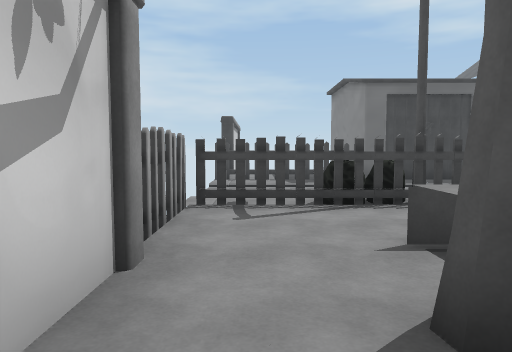
view 1 (above)

16 first-person views from a walk through a Unity game level. The camera is 1.4 m above the floor, tilts 4° down and sees 70° across. The floor is counted in squares, 2 m on a side. Each view is taken from the middle of a square. On the plan, view 1 faces up. The plan holds only what a view shows up to about 11 squares ahead; the rest is blank. The place goes on beyond the plan. Some animated figures are not drawn. Some surface patterns are stand-ins.

view 2
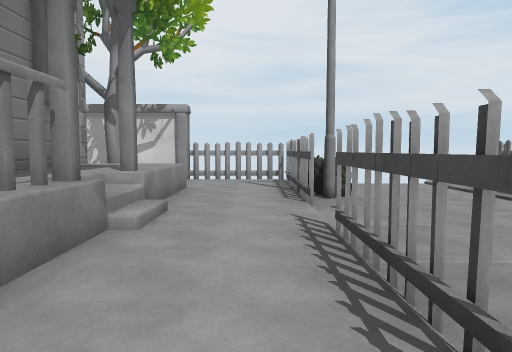

view 3
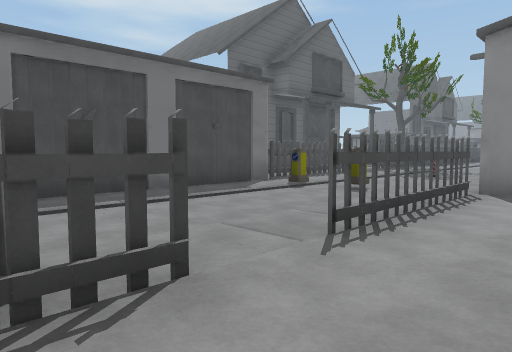

view 4
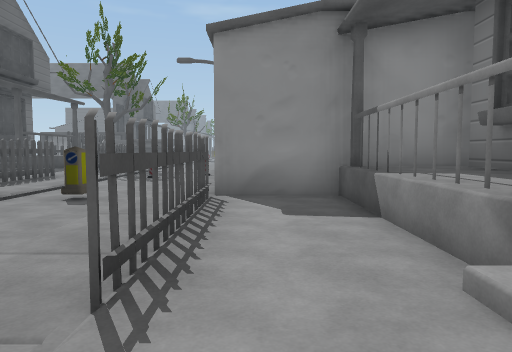

view 5
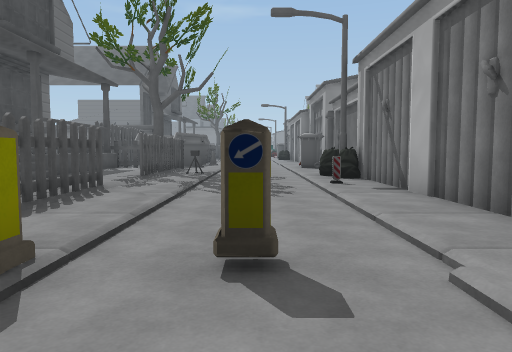

view 6
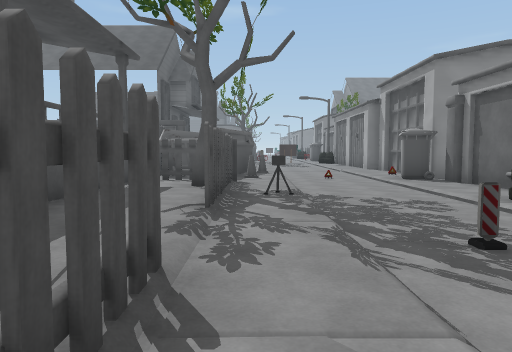

view 7
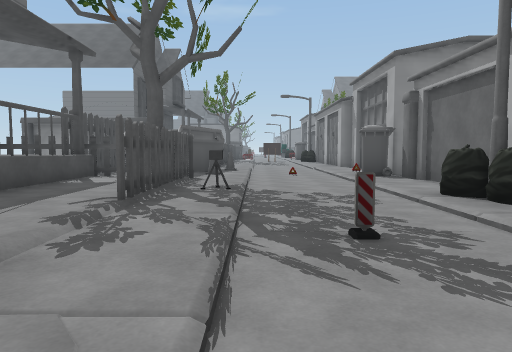

view 8
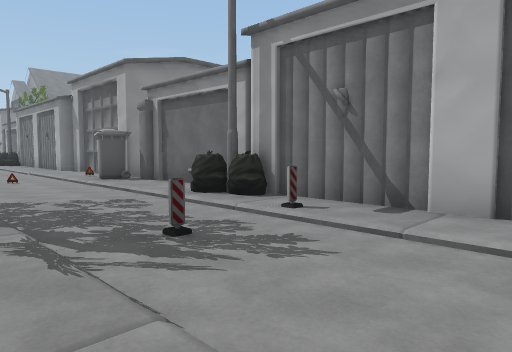

view 9
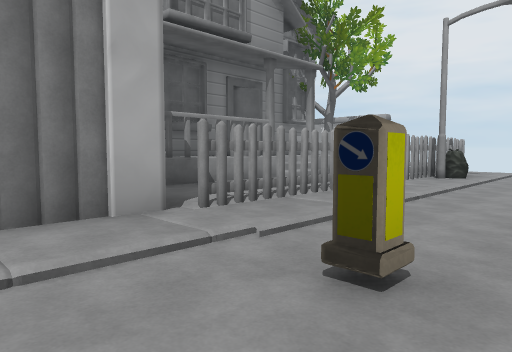

view 10
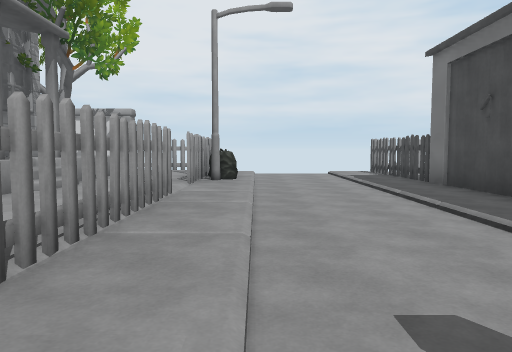

view 11
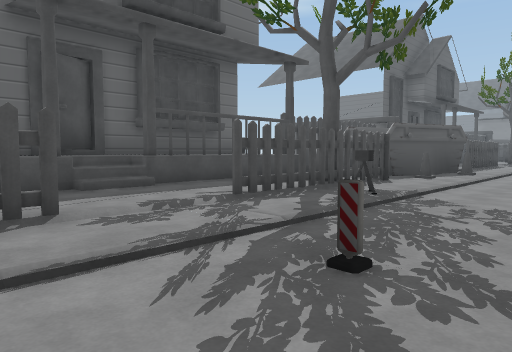

view 12
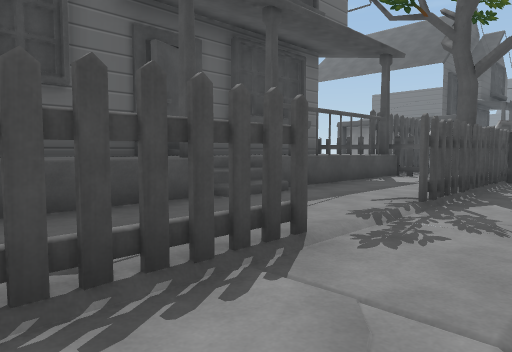

view 13
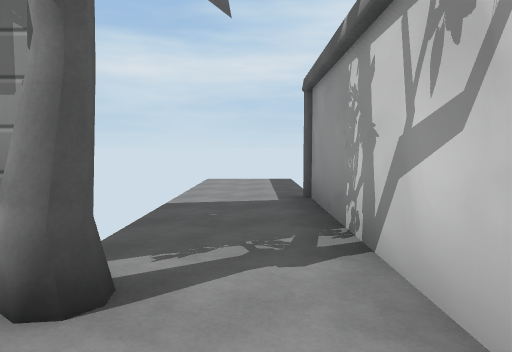

view 14
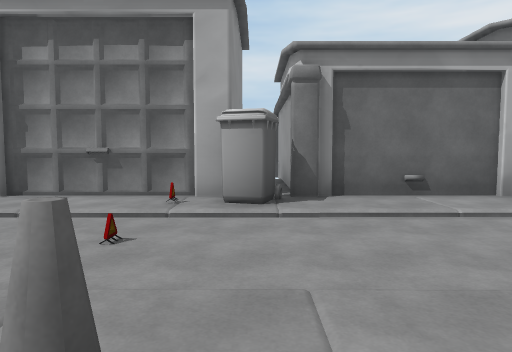

view 15
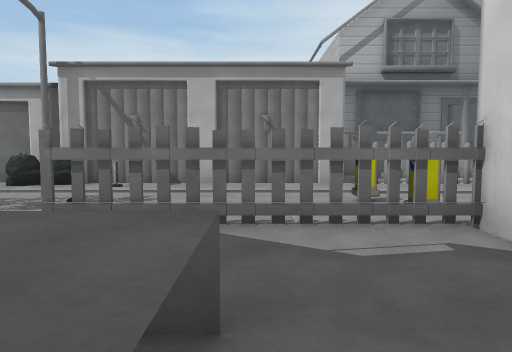

view 16
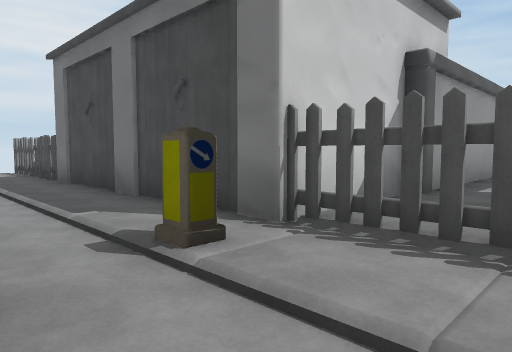

### Floor plan
Key: @ floor where view 1 was taken; # wall or solid block; x gap in a wall; . main floor; - floor 0.25 m lower than the main floor; : floor 1 m higher than the main floor; / step, stairs or slope; = window, fence, low wall or low ledge; O other object.
Columns run from 1 left of view 1 to 22 right of it. Each row starts with its distance up from view 1.
 16           #
 15           #
 14           #.  #######
 13           #./:::::::####
 12           #./::#/#=##...
 11 #   #     /........./.#
 10 ##xx#######xxx#..##O#.##
  9  .................O...OO
  8  /////////O/////////////
  7  ---------O----O------/-
  6  ///////////////////////
  5 #x#O#.#xx#.....O#O...#/.
  4 x.........##############
  3 x..../#...#
  2 #./::=/:::#
  1 #.O#:#:##:#
  0 #@. ### ###
 -1 #..
 -2 #..
 -3  ..
 -4  ..
 -5  ..

Where each view was taken, in squares from view 1:
view 1: 0 up, 0 right, facing up
view 2: 4 up, 8 right, facing left
view 3: 3 up, 2 right, facing up-right
view 4: 4 up, 3 right, facing right
view 5: 7 up, 7 right, facing right
view 6: 9 up, 11 right, facing right
view 7: 8 up, 11 right, facing right
view 8: 9 up, 11 right, facing down-right
view 9: 8 up, 11 right, facing down-left
view 10: 6 up, 10 right, facing left
view 11: 6 up, 12 right, facing up-right
view 12: 8 up, 11 right, facing up-right
view 13: 3 up, 0 right, facing down
view 14: 10 up, 20 right, facing down
view 15: 13 up, 11 right, facing down
view 16: 7 up, 11 right, facing up-left
